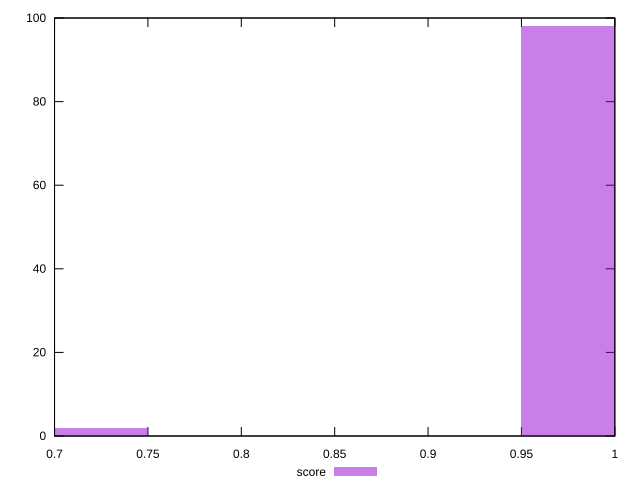

Source code (gnuplot):
reset

$score <<EOF
0.7000000000000001 2
1 98
EOF

set key outside below
set boxwidth 0.1
set xrange [0.7:1]
set yrange [0:100]
set trange [0:100]
set style fill transparent solid 0.5 noborder
set terminal svg size 640, 490 enhanced background rgb 'white'
set output "report_00019_2021-02-10T18-14-37.922Z//speed-index/samples/pages+cached+noadtech+nomedia+nocss/score/histogram.svg"

plot $score title "score" with boxes

reset
